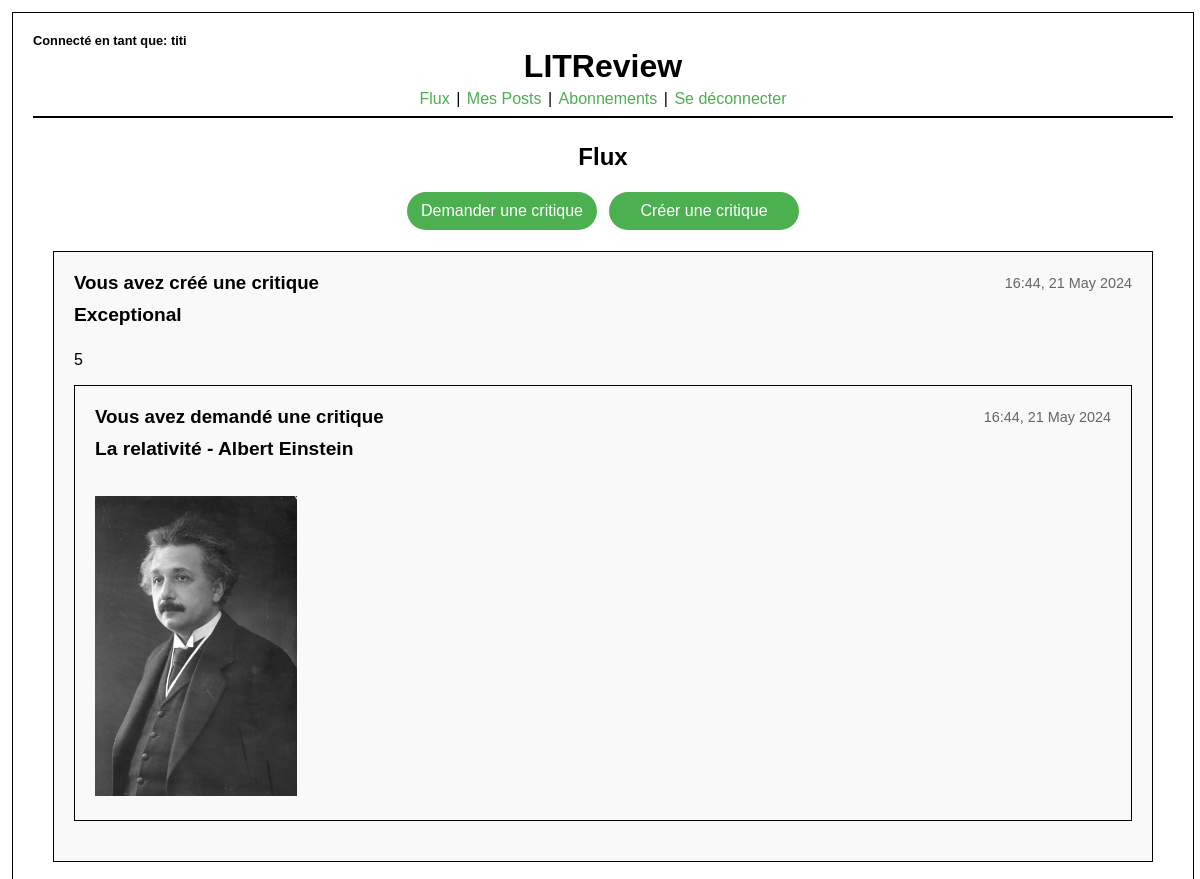
Before: /flux (signed in, upper part) with the older database file.
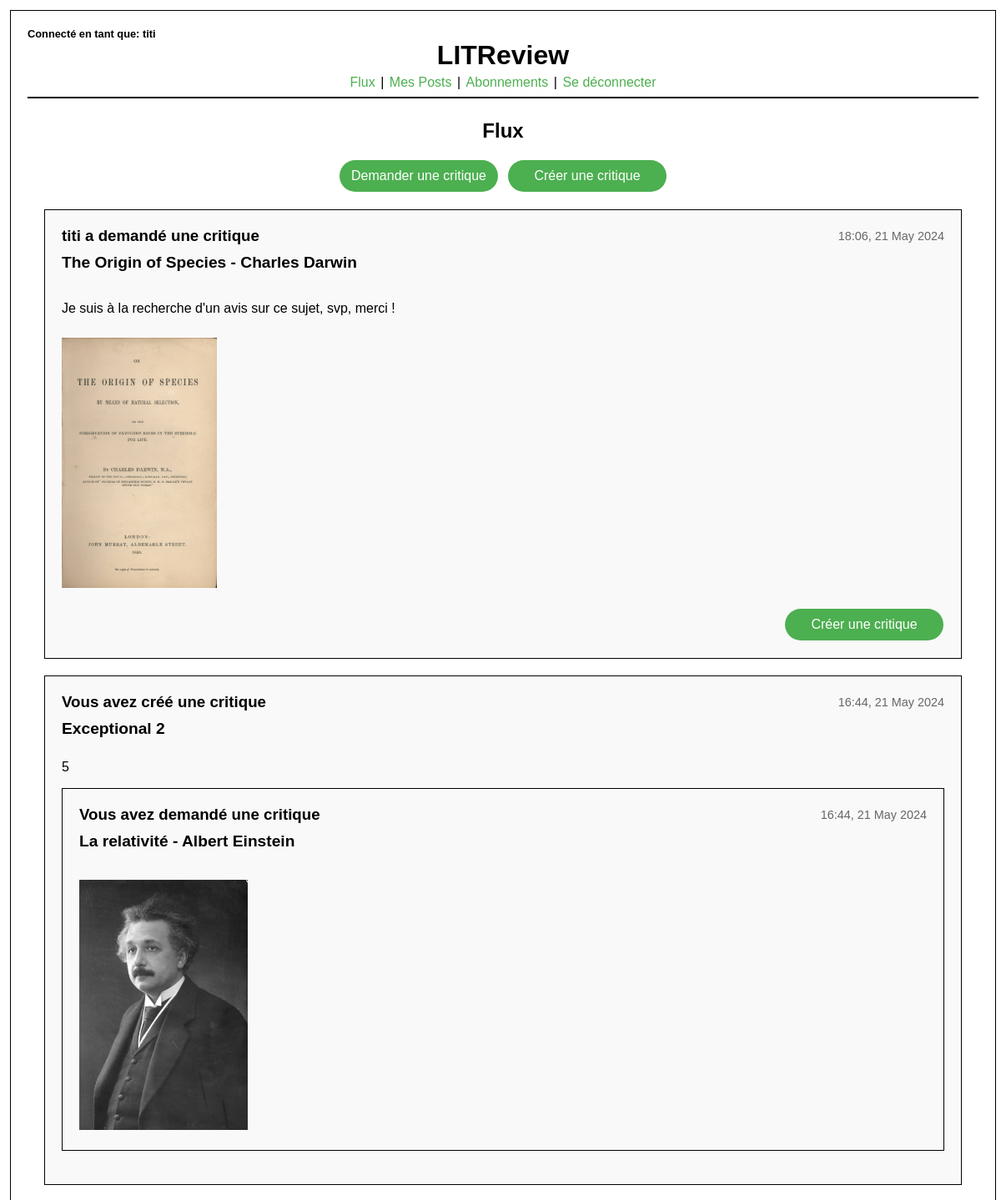
After: the same page with the newer database file.
### actions_users/models.py (models this page shows)
class BasePost(models.Model):
    time_created = models.DateTimeField(auto_now_add=True)
    user = models.ForeignKey(to=settings.AUTH_USER_MODEL, on_delete=models.CASCADE)
    class Meta:
        abstract = True

class Review(BasePost):
    headline = models.CharField(max_length=128, null=True, blank=True)
    body = models.TextField(
        max_length=8192, null=True, blank=True
    )  # Body peut être vide
    ticket = models.ForeignKey(
        to=Ticket, on_delete=models.CASCADE
    )  # Lien vers le ticket associé
    rating = models.PositiveSmallIntegerField(
        validators=[MinValueValidator(0), MaxValueValidator(5)]
    )

class Ticket(BasePost):
    title = models.CharField(max_length=128)
    description = models.TextField(max_length=2048, blank=True)
    image = models.ImageField(blank=True, null=True)

### actions_users/views.py (the view)
# urls.py: path("flux", actions_view.flux, name="flux"),
@login_required
def flux(request):
    user = request.user
    following = UserFollows.objects.filter(user=user)
    followed_users = [follow.followed_user for follow in following]
    followed_users.append(user)
    user_review_count = Review.objects.filter(ticket=OuterRef('pk'), user=user).values('ticket').annotate(count=Count('id')).values('count')
    tickets = Ticket.objects.filter(user__in=followed_users).annotate(user_review_count=Subquery(user_review_count))
    reviews = Review.objects.filter(user__in=followed_users)
    posts = sorted(
        list(tickets) + list(reviews), key=lambda post: post.time_created, reverse=True
    )
    context = {
        'posts': posts
    }
    return render(request, "flux.html", context)

### actions_users/templates/flux.html
{% extends 'user_actions_base.html' %} {% block content %} {% load static %}
<head>
  <link rel="stylesheet" href="{% static 'actions_users/css/flux.css' %}" />
</head>
<body>
  <h2 class="title">Flux</h2>
  {% include 'partials/render_flux.html' with post=post %}
</body>
{% endblock %}

### actions_users/templates/partials/render_ticket.html (shortened to what this page needs)
<div class="post">
  <div class="post-header">
    <h3>{{ post.user.username }} a demandé une critique</h3>
    <span class="post-date">{{ post.time_created|date:"H:i, d F Y" }}</span>
  </div>
  <h4 class="post-title">{{ post.title }}</h4>
  {% if post.description %}
  <p class="post-description">{{ post.description }}</p>
  {% endif %}
  {% if post.image %}
  <div class="post-image">
    <img src="{{ post.image.url }}" alt="Image for {{ post.title }}" />
  </div>
  {% endif %}
  {% if post.user_review_count|default:0 == 0 and request.path == "/flux" %}
  <div class="post-footer">
    <a href="{% url 'create_review' ticket_id=post.id %}" class="buttons">Créer une critique</a>
  </div>
  {% endif %}
</div>

### actions_users/templates/partials/render_review.html (shortened to what this page needs)
<div class="post">
  <div class="post-header">
    {% if user == post.user %}
    <h3>Vous avez créé une critique</h3>
    {% else %}
    <h3>{{ post.user.username }} a créé une critique</h3>
    {% endif %}
    <span class="post-date">{{ post.time_created|date:"H:i, d F Y" }}</span>
  </div>
  <div>
    <h4 class="post-title">{{ post.headline }}</h4>
    {% if post.rating %}
    <p class="post-rating">{{ post.rating }}</p>
    {% endif %}
  </div>
  <div>
    {% include 'partials/render_ticket_card_format.html' with post=post.ticket %}
  </div>
</div>

### actions_users/templates/partials/render_ticket_card_format.html (shortened to what this page needs)
<div class="post">
  <div class="post-header">
    {% if user == post.user %}
    <h3>Vous avez demandé une critique</h3>
    {% else %}
    <h3>{{ post.user.username }} a demandé une critique</h3>
    {% endif %}
    <span class="post-date">{{ post.time_created|date:"H:i, d F Y" }}</span>
  </div>
    <h4 class="post-title">{{ post.title }}</h4>
     {% if post.image %}
    <div class="post-image">
      <img src="{{ post.image.url }}" alt="Image for {{ post.title }}" />
    </div>
    {% endif %}
</div>

Changed rows visible on the page:
added Ticket: user.username "titi", time_created "18:06, 21 May 2024", title "The Origin of Species - Charles Darwin", description "Je suis à la recherche d'un avis sur ce sujet, svp, merci !", image (picture), shows "Créer une critique"
changed Review "La relativité - Albert Einstein": headline "Exceptional" → "Exceptional 2"
